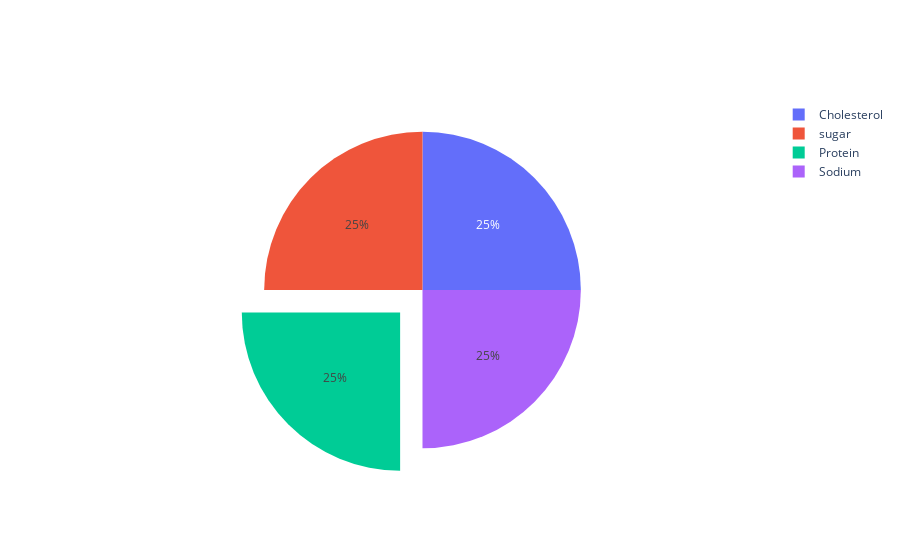

Here is the notebook cell this chart was saved with:
### Code cell
import plotly.graph_objects as go

labels = ['Cholesterol', 'sugar', 'Protein','Sodium']

# pull is given as a fraction of the pie radius
fig = go.Figure(data=[go.Pie(labels=labels,  pull=[0, 0, 0.2, 0])])
fig.show()

### Figure 1 — Plotly figure (JSON) as saved in the notebook; plotly's stock layout.template omitted (floating-point values rounded to 4 significant figures)
{"data": [{"labels": ["Cholesterol", "sugar", "Protein", "Sodium"], "pull": [0, 0, 0.2, 0], "type": "pie"}], "layout": {}}
